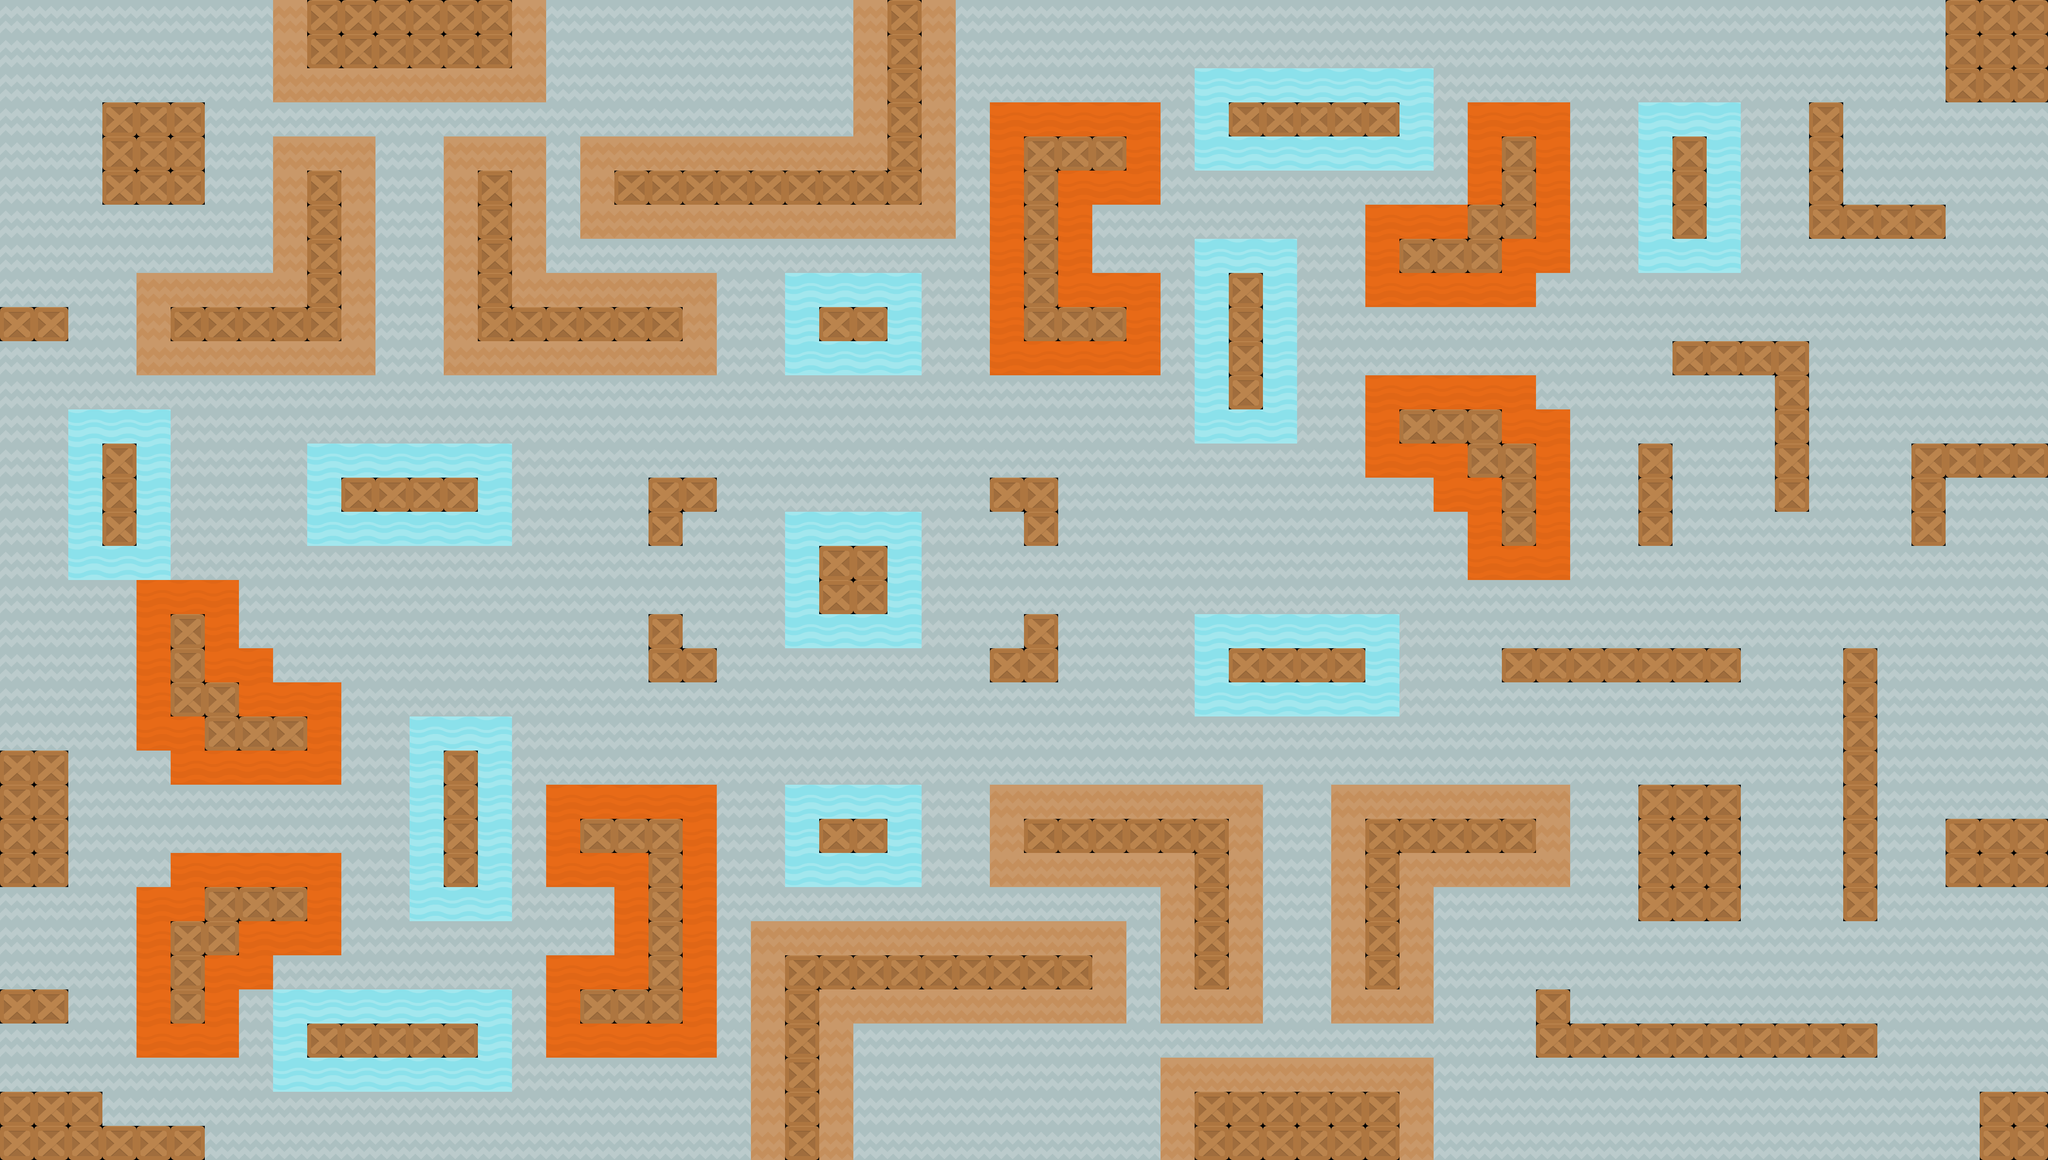

A 2D game scene composited from a Tiled map and its tileset images. What follows is a short description and the map's XML, with each tile layer's data collapsed to a summary:
An orthogonal 60x34 tile map with 70x70 px tiles, 3 tile layers (Слой тайлов 1, Слой тайлов 2, Слой тайлов 3).

<map version="1.10" tiledversion="1.11.2" orientation="orthogonal" renderorder="right-down" width="60" height="34" tilewidth="70" tileheight="70" infinite="0" nextlayerid="4" nextobjectid="1">
 <tileset firstgid="1" source="tiles_spritesheet.tsx" />
 <layer id="1" name="Слой тайлов 1" width="60" height="34">
  <data>[2040 cells, 2040 non-empty, 5 distinct tile ids]</data>
 </layer>
 <layer id="2" name="Слой тайлов 2" width="60" height="34">
  <data>[2040 cells, 0 non-empty, 0 distinct tile ids]</data>
 </layer>
 <layer id="3" name="Слой тайлов 3" width="60" height="34">
  <data>[2040 cells, 0 non-empty, 0 distinct tile ids]</data>
 </layer>
</map>
